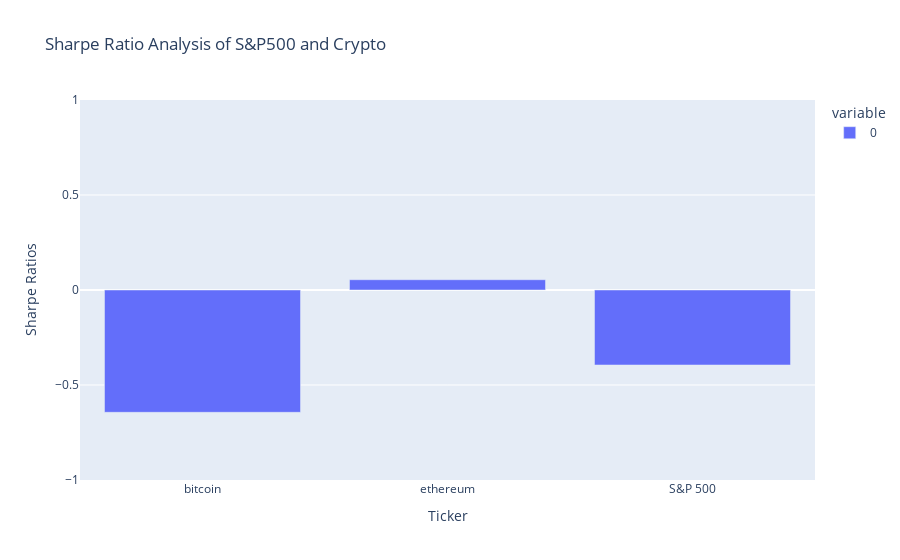

This figure's notebook cell:
### Code cell
#plot correlation
correlation_df_plot = correlation_plot(joined_correlation_df, title = 'Correlation Analysis of S&P500 and Crypto')
correlation_df_plot
#rolling beta plot
rolling_beta_df_plot = rolling_beta_plot(joined_beta_df, period=21, title = 'Rolling Beta Analysis of S&P500 and Crypto')
rolling_beta_df_plot
#Plot summary including min, max, quartiles, and median with violin plot
price_summary_df_plot = price_summary_violin(joined_price_df, title = 'Price Summary Analysis of S&P500 and Crypto')
price_summary_df_plot
#Plot sharpe ratios
sharpe_ratios_df_plot = sharpe_ratios_plot(joined_sharpe_ratios, title = 'Sharpe Ratio Analysis of S&P500 and Crypto')
sharpe_ratios_df_plot

### Figure 1 — Plotly figure (JSON) as saved in the notebook; plotly's stock layout.template omitted (floating-point values rounded to 4 significant figures)
{"data": [{"alignmentgroup": "True", "hovertemplate": "variable=0<br>Daily Returns=%{x}<br>value=%{y}<extra></extra>", "legendgroup": "0", "marker": {"color": "#636efa"}, "name": "0", "offsetgroup": "0", "orientation": "v", "showlegend": true, "textposition": "auto", "type": "bar", "x": ["bitcoin", "ethereum", "S&P 500"], "xaxis": "x", "y": [-0.6437, 0.05408, -0.3947], "yaxis": "y"}], "layout": {"autosize": true, "barmode": "relative", "legend": {"title": {"text": "variable"}, "tracegroupgap": 0}, "title": {"text": "Sharpe Ratio Analysis of S&P500 and Crypto"}, "xaxis": {"anchor": "y", "autorange": true, "domain": [0, 1], "range": [-0.5, 2.5], "title": {"text": "Ticker"}, "type": "category"}, "yaxis": {"anchor": "x", "domain": [0, 1], "range": [-1, 1], "title": {"text": "Sharpe Ratios"}, "type": "linear"}}}
